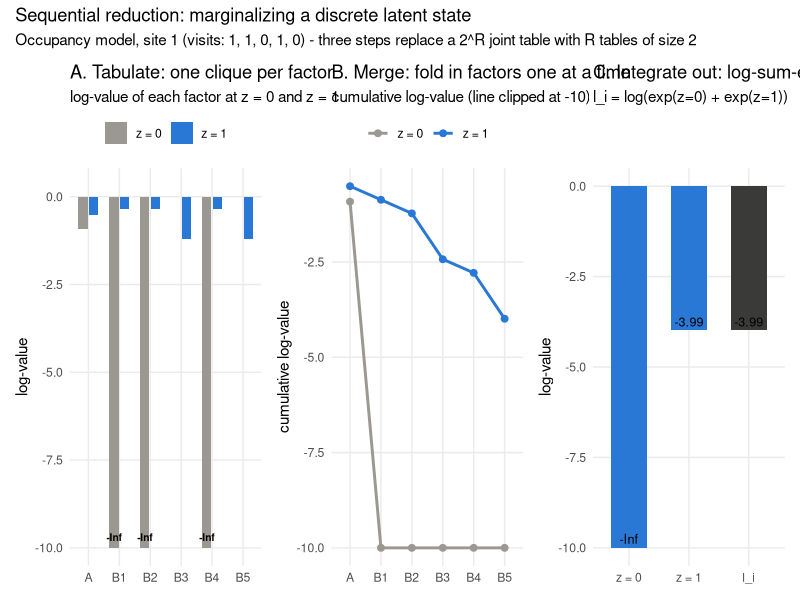

Write R code to recreate this figure.
# Single-figure explainer for sequential reduction (SR), condensed from
# docs/sequential_reduction_demo.html. Reproduces the site-1 occupancy
# walkthrough (Sections 3-7 of that doc) as three panels:
#   A) Step 1 - tabulate each factor's log-value at z = 0 and z = 1
#   B) Step 2 - cumulative merge (add log-values) as factors fold in
#   C) Step 3 - final merged clique collapsed via log-sum-exp
#
# Usage: Rscript docs/sequential_reduction_figure.R

library(ggplot2)
library(patchwork)

log_sum_exp <- function(x) {
  x_max <- max(x[is.finite(x)])
  x_max + log(sum(exp(x - x_max)))
}

color_absent <- "#9a9890"
color_present <- "#2a78d6"
floor_value <- -10

clip_floor <- function(x, floor = floor_value) {
  pmax(x, floor)
}

# ---- simulate the same occupancy data as the tutorial, trace site 1 ----

set.seed(333)
psi <- 0.6
p <- 0.7
n_sites <- 10
n_visits <- 5

z_true <- rbinom(n_sites, size = 1, prob = psi)
Y <- matrix(
  rbinom(n_sites * n_visits, size = 1, prob = rep(z_true, each = n_visits) * p),
  nrow = n_sites,
  ncol = n_visits,
  byrow = TRUE
)
y_site1 <- Y[1, ]

grid_z <- c(0L, 1L)

# ---- Step 1: one clique per factor ----

clique_A <- dbinom(grid_z, size = 1, prob = psi, log = TRUE)

clique_B <- lapply(seq_len(n_visits), function(j) {
  dbinom(y_site1[j], size = 1, prob = grid_z * p, log = TRUE)
})

factor_names <- c("A", paste0("B", seq_len(n_visits)))
factor_values <- c(list(clique_A), clique_B)

step1_dat <- do.call(rbind, lapply(seq_along(factor_values), function(k) {
  data.frame(
    factor = factor_names[k],
    z = factor(grid_z, levels = c(0, 1), labels = c("z = 0", "z = 1")),
    log_value = factor_values[[k]]
  )
}))
step1_dat$factor <- factor(step1_dat$factor, levels = factor_names)
step1_dat$log_value_clipped <- clip_floor(step1_dat$log_value)
step1_dat$is_impossible <- !is.finite(step1_dat$log_value)

step1_dat$impossible_label <- ifelse(step1_dat$is_impossible, "-Inf", "")

panel_A <- ggplot(step1_dat, aes(x = factor, y = log_value_clipped, fill = z)) +
  geom_col(position = position_dodge(width = 0.7), width = 0.6) +
  geom_text(
    aes(label = impossible_label, y = log_value_clipped + 0.3),
    position = position_dodge(width = 0.7),
    size = 2.6,
    fontface = "bold"
  ) +
  scale_fill_manual(values = c("z = 0" = color_absent, "z = 1" = color_present)) +
  labs(
    title = "A. Tabulate: one clique per factor",
    subtitle = "log-value of each factor at z = 0 and z = 1",
    x = NULL, y = "log-value", fill = NULL
  ) +
  theme_minimal(base_size = 11) +
  theme(legend.position = "top", panel.grid.minor = element_blank())

# ---- Step 2: cumulative merge as factors fold in ----

cum_z0 <- cumsum(sapply(factor_values, `[`, 1))
cum_z1 <- cumsum(sapply(factor_values, `[`, 2))

step2_dat <- rbind(
  data.frame(factor = factor_names, z = "z = 0", cum_log_value = cum_z0),
  data.frame(factor = factor_names, z = "z = 1", cum_log_value = cum_z1)
)
step2_dat$factor <- factor(step2_dat$factor, levels = factor_names)
step2_dat$cum_log_value_clipped <- clip_floor(step2_dat$cum_log_value)

panel_B <- ggplot(step2_dat, aes(x = factor, y = cum_log_value_clipped, color = z, group = z)) +
  geom_line(linewidth = 1) +
  geom_point(size = 2) +
  scale_color_manual(values = c("z = 0" = color_absent, "z = 1" = color_present)) +
  labs(
    title = "B. Merge: fold in factors one at a time",
    subtitle = "cumulative log-value (line clipped at -10)",
    x = NULL, y = "cumulative log-value", color = NULL
  ) +
  theme_minimal(base_size = 11) +
  theme(legend.position = "top", panel.grid.minor = element_blank())

# ---- Step 3: integrate out via log-sum-exp ----

merged <- c(z0 = sum(sapply(factor_values, `[`, 1)), z1 = sum(sapply(factor_values, `[`, 2)))
loglik_site1 <- log_sum_exp(merged)

step3_dat <- data.frame(
  z = factor(c("z = 0", "z = 1", "l_i"), levels = c("z = 0", "z = 1", "l_i")),
  log_value = c(clip_floor(merged["z0"]), merged["z1"], loglik_site1),
  label = c("-Inf", round(merged["z1"], 2), round(loglik_site1, 2)),
  kind = c("clique", "clique", "result")
)

panel_C <- ggplot(step3_dat, aes(x = z, y = log_value, fill = kind)) +
  geom_col(width = 0.6) +
  geom_text(aes(label = label), vjust = -0.4, size = 3.2) +
  scale_fill_manual(values = c(clique = color_present, result = "#3a3a38"), guide = "none") +
  labs(
    title = "C. Integrate out: log-sum-exp",
    subtitle = "l_i = log(exp(z=0) + exp(z=1))",
    x = NULL, y = "log-value"
  ) +
  theme_minimal(base_size = 11) +
  theme(panel.grid.minor = element_blank())

# ---- assemble and save ----

fig <- (panel_A | panel_B | panel_C) +
  plot_annotation(
    title = "Sequential reduction: marginalizing a discrete latent state",
    subtitle = sprintf(
      "Occupancy model, site 1 (visits: %s) - three steps replace a 2^R joint table with R tables of size 2",
      paste(y_site1, collapse = ", ")
    )
  )

dir.create("figures", showWarnings = FALSE)
ggsave("figures/sequential_reduction.png", fig, width = 12, height = 4.5, dpi = 150)
